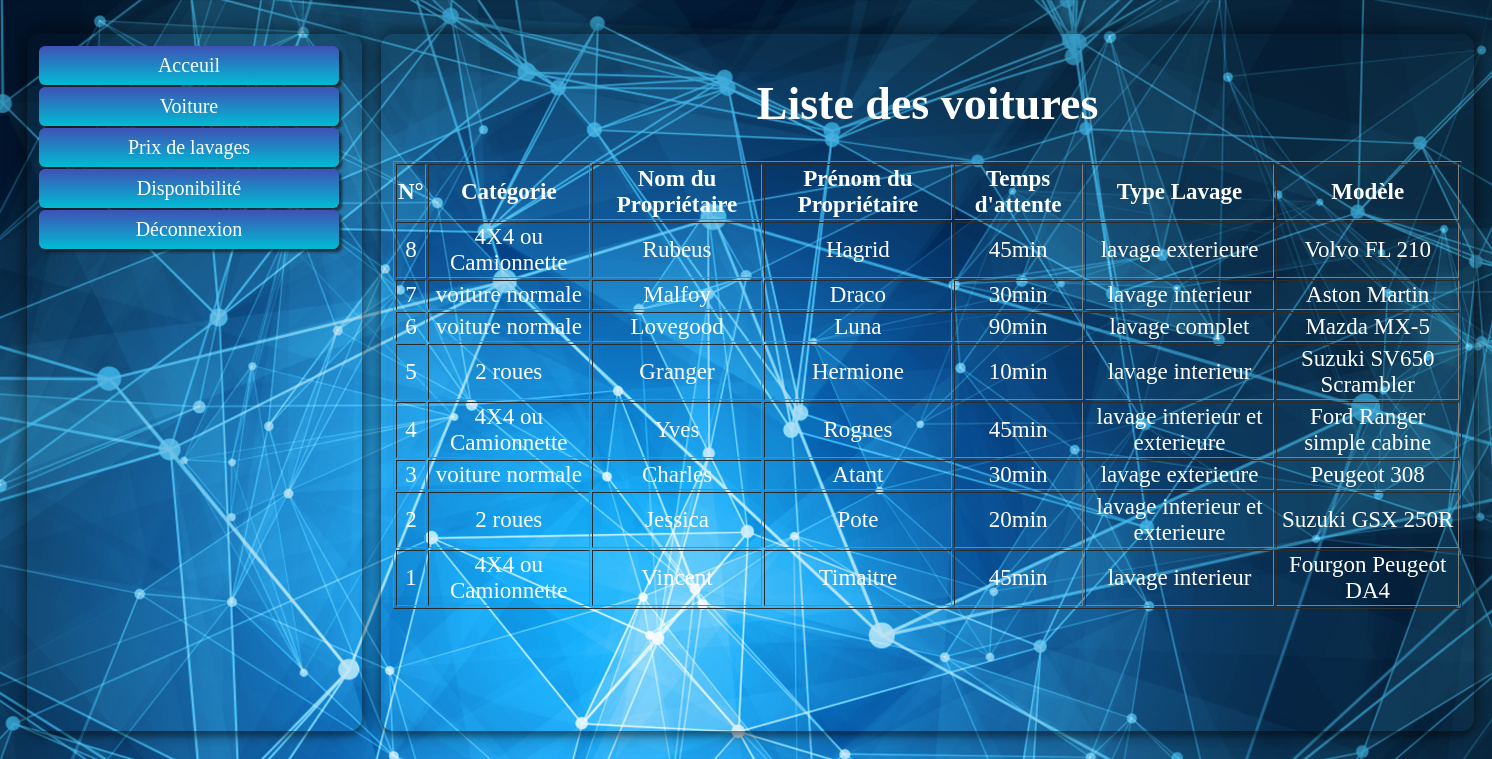
Page /auto.php on the committed database.
### tables this page shows
CREATE TABLE `vehicule` (
  `id_vehicule` int(11) NOT NULL,
  `name` char(100) NOT NULL,
  `prenoms` char(100) NOT NULL,
  `model` varchar(120) NOT NULL,
  `id_prix` int(2) NOT NULL,
  `id_date` int(11) NOT NULL
);

CREATE TABLE `categorie` (
  `id_categorie` int(11) NOT NULL,
  `names` varchar(100) NOT NULL
);

CREATE TABLE `prix_lavage` (
  `id_prix` int(11) NOT NULL,
  `type_lavage` char(100) NOT NULL,
  `prix` int(11) NOT NULL,
  `temps_attente` varchar(100) NOT NULL,
  `id_categorie` int(11) NOT NULL
);

### auto.php (the view, shortened to what this page needs)
<?php require'header.php'?>
<div class="container" style="width: 1069px;">
    <h1>Liste des voitures</h1>
    <table border="1">
        <tr>
            <th>N°</th>
            <th>Catégorie</th>
            <th>Nom du Propriétaire</th>
            <th>Prénom du Propriétaire</th>
            <th>Temps d'attente</th>
            <th>Type Lavage </th>
            <th>Modèle </th>
        </tr>
    <?php
    $base=new PDO('mysql:HOST=localhost;dbname=lavage','root','root');
    $reponse= $base->query('SELECT * FROM vehicule as v JOIN prix_lavage AS pl ON v.id_prix = pl.id_prix
        JOIN categorie as ct ON pl.id_categorie = ct.id_categorie
        ORDER BY id_vehicule DESC LIMIT 10');
    while ($donnees = $reponse->fetch())
    {
        $id= $donnees['id_vehicule'];
        $type= $donnees['type_lavage'];
        $proprio= $donnees ['name'];
        $times=$donnees['temps_attente'];
        $categorie=$donnees['names'];
        $prenom=$donnees['prenoms'];
        $model=$donnees['model'];
        ?>
        <tr>
            <td><?php echo $id; ?></td>
            <td><?php echo $categorie; ?></td>
            <td><?php echo $proprio; ?></td>
            <td><?php echo $prenom; ?></td>
            <td><?php echo $times.'min'; ?></td>
            <td><?php echo $type; ?></td>
            <td><?php echo $model; ?></td>
        </tr>
    <?php } ?>
    </table>
</div>
</body>
</html>

### trois.css (style rules this page uses)
body { background-image: url(img4.jpg); font-size:23px; display:inline-flex; background-attachment: fixed; color:white; text-align: center; }
div.container { background-color: #673ab7; padding: 12px; width: 311px; margin-left: 19px; margin-top: 26px; height: 673px; box-shadow: 0 0 20px 0 rgb(4 4 4 / 69%), 0 5px 5px 0 rgb(0 0 0 / 24%); border-radius: 13px; background: inherit; overflow: hidden; }
div:before { width: 311px; height: 650px; background: inherit; box-shadow: inset 0 0 0 200px rgba(255,255,255,0.3); filter: blur(10px); }

### rows in the picture
vehicule: id_vehicule "8", categorie.names "4X4 ou Camionnette", name "Rubeus", prenoms "Hagrid", id_prix.temps_attente "45", id_prix.type_lavage "lavage exterieure", model "Volvo FL 210"
vehicule: id_vehicule "7", categorie.names "voiture normale", name "Malfoy", prenoms "Draco", id_prix.temps_attente "30", id_prix.type_lavage "lavage interieur", model "Aston Martin"
vehicule: id_vehicule "6", categorie.names "voiture normale", name "Lovegood", prenoms "Luna", id_prix.temps_attente "90", id_prix.type_lavage "lavage complet", model "Mazda MX-5"
vehicule: id_vehicule "5", categorie.names "2 roues", name "Granger", prenoms "Hermione", id_prix.temps_attente "10", id_prix.type_lavage "lavage interieur", model "Suzuki SV650 Scrambler"
vehicule: id_vehicule "4", categorie.names "4X4 ou Camionnette", name "Yves", prenoms "Rognes", id_prix.temps_attente "45", id_prix.type_lavage "lavage interieur et exterieure", model "Ford Ranger simple cabine"
vehicule: id_vehicule "3", categorie.names "voiture normale", name "Charles", prenoms "Atant", id_prix.temps_attente "30", id_prix.type_lavage "lavage exterieure", model "Peugeot 308"
vehicule: id_vehicule "2", categorie.names "2 roues", name "Jessica", prenoms "Pote", id_prix.temps_attente "20", id_prix.type_lavage "lavage interieur et exterieure", model "Suzuki GSX 250R"
vehicule: id_vehicule "1", categorie.names "4X4 ou Camionnette", name "Vincent", prenoms "Timaitre", id_prix.temps_attente "45", id_prix.type_lavage "lavage interieur", model "Fourgon Peugeot DA4"
